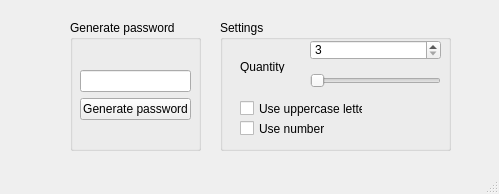
<?xml version="1.0" encoding="UTF-8"?>
<ui version="4.0">
 <class>MainWindow</class>
 <widget class="QMainWindow" name="MainWindow">
  <property name="geometry">
   <rect>
    <x>0</x>
    <y>0</y>
    <width>499</width>
    <height>194</height>
   </rect>
  </property>
  <property name="windowTitle">
   <string>Generate random password</string>
  </property>
  <property name="windowIcon">
   <iconset>
    <normaloff>F:/Загрузки браузер/key.png</normaloff>F:/Загрузки браузер/key.png</iconset>
  </property>
  <widget class="QWidget" name="centralwidget">
   <widget class="QGroupBox" name="generatePassBox">
    <property name="geometry">
     <rect>
      <x>70</x>
      <y>20</y>
      <width>131</width>
      <height>131</height>
     </rect>
    </property>
    <property name="title">
     <string>Generate password</string>
    </property>
    <widget class="QWidget" name="layoutWidget">
     <property name="geometry">
      <rect>
       <x>10</x>
       <y>50</y>
       <width>111</width>
       <height>51</height>
      </rect>
     </property>
     <layout class="QVBoxLayout" name="verticalLayout">
      <item>
       <widget class="QLineEdit" name="OutputPassword"/>
      </item>
      <item>
       <widget class="QPushButton" name="Generate_Password">
        <property name="text">
         <string>Generate password</string>
        </property>
       </widget>
      </item>
     </layout>
    </widget>
   </widget>
   <widget class="QGroupBox" name="quantityBox">
    <property name="geometry">
     <rect>
      <x>220</x>
      <y>20</y>
      <width>231</width>
      <height>131</height>
     </rect>
    </property>
    <property name="title">
     <string>Settings</string>
    </property>
    <widget class="QSlider" name="QuantityPassSymbolSlide">
     <property name="geometry">
      <rect>
       <x>90</x>
       <y>50</y>
       <width>131</width>
       <height>22</height>
      </rect>
     </property>
     <property name="minimum">
      <number>3</number>
     </property>
     <property name="maximum">
      <number>15</number>
     </property>
     <property name="pageStep">
      <number>1</number>
     </property>
     <property name="orientation">
      <enum>Qt::Horizontal</enum>
     </property>
    </widget>
    <widget class="QLabel" name="QuantitySettings">
     <property name="geometry">
      <rect>
       <x>20</x>
       <y>40</y>
       <width>47</width>
       <height>13</height>
      </rect>
     </property>
     <property name="text">
      <string>Quantity</string>
     </property>
    </widget>
    <widget class="QCheckBox" name="upperCheck">
     <property name="geometry">
      <rect>
       <x>20</x>
       <y>80</y>
       <width>123</width>
       <height>17</height>
      </rect>
     </property>
     <property name="text">
      <string>Use uppercase letter</string>
     </property>
    </widget>
    <widget class="QCheckBox" name="numberCheck">
     <property name="enabled">
      <bool>true</bool>
     </property>
     <property name="geometry">
      <rect>
       <x>20</x>
       <y>100</y>
       <width>85</width>
       <height>17</height>
      </rect>
     </property>
     <property name="text">
      <string>Use numbers</string>
     </property>
    </widget>
    <widget class="QSpinBox" name="QuantityPassSymbol">
     <property name="geometry">
      <rect>
       <x>90</x>
       <y>20</y>
       <width>131</width>
       <height>20</height>
      </rect>
     </property>
     <property name="minimum">
      <number>3</number>
     </property>
     <property name="maximum">
      <number>15</number>
     </property>
    </widget>
   </widget>
   <widget class="QLabel" name="image">
    <property name="geometry">
     <rect>
      <x>0</x>
      <y>50</y>
      <width>61</width>
      <height>71</height>
     </rect>
    </property>
    <property name="text">
     <string/>
    </property>
    <property name="pixmap">
     <pixmap>F:/Загрузки браузер/lock.png</pixmap>
    </property>
   </widget>
  </widget>
  <widget class="QMenuBar" name="menubar">
   <property name="geometry">
    <rect>
     <x>0</x>
     <y>0</y>
     <width>499</width>
     <height>21</height>
    </rect>
   </property>
  </widget>
  <widget class="QStatusBar" name="statusbar"/>
 </widget>
 <resources/>
 <connections/>
</ui>
